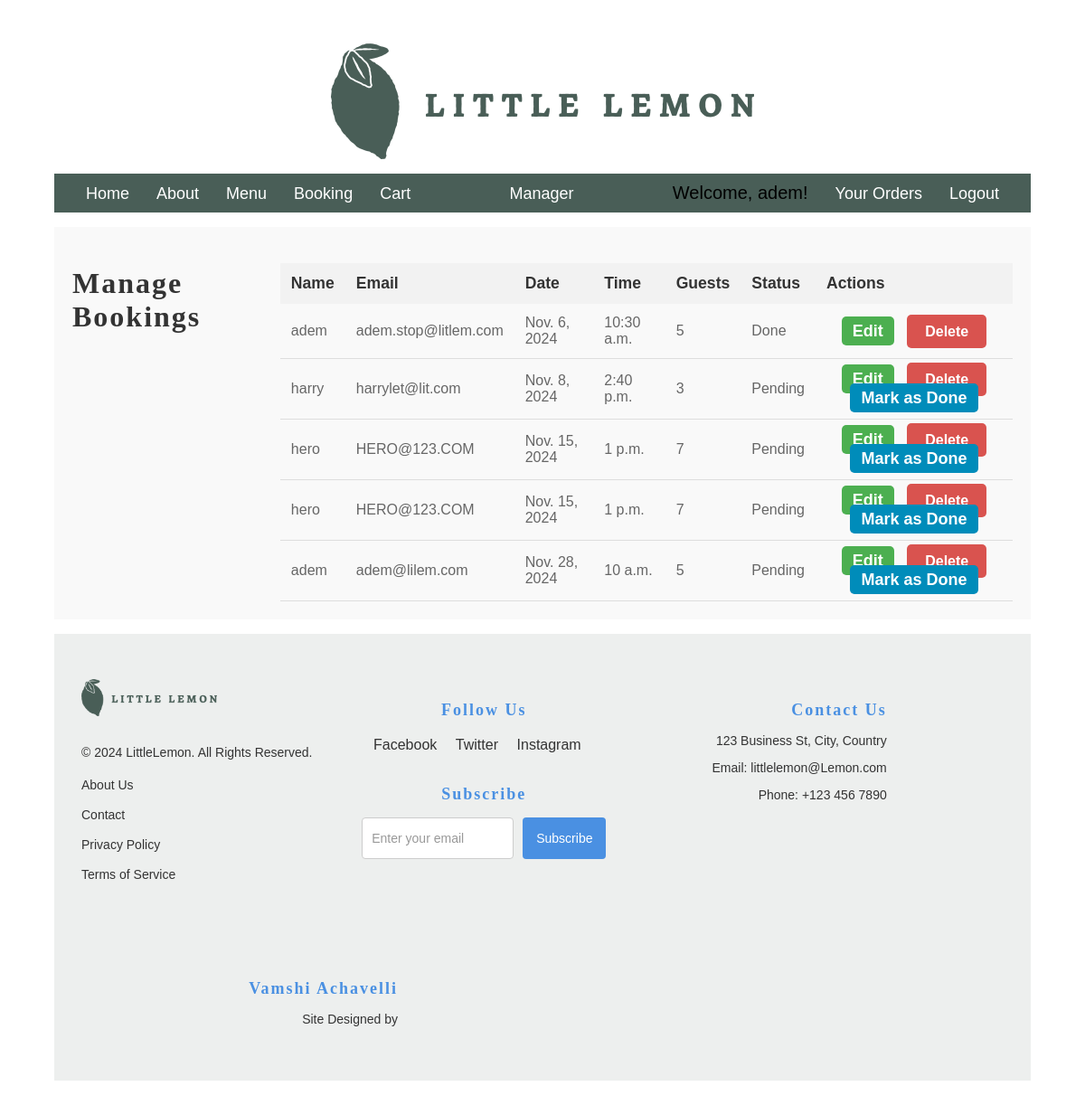
Screenshot of /manage_bookings/ (signed in) with the database file from the repository.
### restaurant/models.py (models this page shows, shortened)
class Booking(models.Model):
    STATUS_CHOICES = [
        ('pending', 'Pending'),
        ('done', 'Done'),
        ('cancelled', 'Cancelled'),
    ]
    name = models.CharField(max_length=100)
    email = models.EmailField(default='placeholder@example.com')  # Placeholder email
    date = models.DateField(default=timezone.now)  # Default to current date
    time = models.TimeField(default=timezone.now)  # Default to current time
    guests = models.PositiveIntegerField(default=2)
    status = models.CharField(max_length=10, choices=STATUS_CHOICES, default='pending')

### restaurant/views.py (the view)
# urls.py: path('manage_bookings/', views.manage_bookings, name='manage_bookings'),
@login_required
@superuser_or_multiple_groups_required(['manager'])
def manage_bookings(request):
    bookings = Booking.objects.all()  # Fetch all bookings
    return render(request, 'manage_bookings.html', {'bookings': bookings})

### restaurant/templatetags/custom_filters.py (called while the page is built)
@register.filter
def is_in_group(user, group_name):
    return user.groups.filter(name=group_name).exists()

### restaurant/views.py (called while the page is built)
def is_superuser_or_groups(user, group_names):
    return user.is_superuser or user.groups.filter(name__in=group_names).exists()

def superuser_or_multiple_groups_required(group_names):
    def decorator(view_func):
        return user_passes_test(lambda u: is_superuser_or_groups(u, group_names))(view_func)
    return decorator

### templates/manage_bookings.html (shortened to what this page needs)
{% extends 'base.html' %}{% load static %}  {% block content %}
<section class="manage-bookings-section">
  <h1 class="manage-bookings-title">Manage Bookings</h1>
  {% if bookings %}
  <table class="booking-table">
    <thead class="booking-table-header">
      <tr>
        <th class="booking-table-header-item">Name</th>
        <th class="booking-table-header-item">Email</th>
        <th class="booking-table-header-item">Date</th>
        <th class="booking-table-header-item">Time</th>
        <th class="booking-table-header-item">Guests</th>
        <th class="booking-table-header-item">Status</th>
        <th class="booking-table-header-item">Actions</th>
      </tr>
    </thead>
    <tbody class="booking-table-body">
      {% for booking in bookings %}
      <tr class="booking-table-row">
        <td class="booking-table-data">{{ booking.name }}</td>
        <td class="booking-table-data">{{ booking.email }}</td>
        <td class="booking-table-data">{{ booking.date }}</td>
        <td class="booking-table-data">{{ booking.time }}</td>
        <td class="booking-table-data">{{ booking.guests }}</td>
        <td class="booking-table-data">{{ booking.get_status_display }}</td>
        <td class="booking-table-actions">
          <a href="{% url 'edit_booking' booking.id %}" class="btn-edit"
            >Edit</a
          >
          <a href="{% url 'delete_booking' booking.id %}" class="btn-delete"
            >Delete</a
          >
          {% if booking.status != 'done' %}
          <a href="{% url 'mark_booking_done' booking.id %}" class="btn-done"
            >Mark as Done</a
          >
          {% endif %}
        </td>
      </tr>
      {% endfor %}
    </tbody>
  </table>
  {% else %}
  <p class="no-bookings-message">No bookings available.</p>
  {% endif %}
</section>
{% endblock %}

### templates/base.html (shortened to what this page needs)
{% load static %}
{% load custom_filters %}
<!DOCTYPE html>
<html lang="en">
  <head>
    <link rel="stylesheet" href="{% static 'css/style.css' %}" />
  </head>
  <body>
    <header>
      <img src="{% static 'img/logo.png' %}" alt="Little Lemon Logo" />
      <nav>
        <div class="nav-container">
          <ul class="nav-left">
            {% if not request.session.manager_view %}
              <li><a href="{% url 'home' %}">Home</a></li>
              <li><a href="{% url 'about' %}">About</a></li>
              <li><a href="{% url 'menu' %}">Menu</a></li>
              <li><a href="{% url 'book_table' %}">Booking</a></li>
              <li><a href="{% url 'cart_detail' %}">Cart</a></li>
            {% endif %}
          </ul>
          <ul class="nav-center">
            {% if user.is_authenticated %}
              {% if user.is_superuser or user|is_in_group:"manager" %}
                {% if not request.session.manager_view %}
                  <li>
                    <a href="{% url 'manager_dashboard' %}" class="manager-link">Manager</a>
                  </li>
                {% endif %}
              {% endif %}
            {% endif %}
          </ul>
          <ul class="nav-right">
            {% if user.is_authenticated %}
              <li>Welcome, {{ user.username }}!</li>
              <li><a href="{% url 'order_history' %}">Your Orders</a></li>
              <li><a href="{% url 'Logout' %}">Logout</a></li>
            {% else %}
              <li><a href="{% url 'Login' %}">Login</a></li>
              <li><a href="{% url 'register' %}">Register</a></li>
            {% endif %}
          </ul>
        </div>
      </nav>
    </header>
    <main>
      {% block content %}{% endblock %}
    </main>
    <footer>
      <div class="footer-container">
        <div class="footer-left">
          <img src="{% static 'img/logo.png' %}" alt="Company Logo">
          <p>&copy; 2024 LittleLemon. All Rights Reserved.</p>
          <ul>
            <li><a href="/about">About Us</a></li>
            <li><a href="/">Contact</a></li>
            <li><a href="/menu/">Privacy Policy</a></li>
            <li><a href="/register">Terms of Service</a></li>
          </ul>
        </div>
        <div class="footer-center">
          <h4>Follow Us</h4>
          <ul class="social-media">
            <li><a href="https://facebook.com" target="_blank">Facebook</a></li>
            <li><a href="https://twitter.com" target="_blank">Twitter</a></li>
            <li><a href="https://instagram.com" target="_blank">Instagram</a></li>
          </ul>
          <h4>Subscribe</h4>
          <form>
            <input type="email" placeholder="Enter your email" />
            <button type="submit">Subscribe</button>
          </form>
        </div>
        <div class="footer-right">
          <h4>Contact Us</h4>
          <p>123 Business St, City, Country</p>
          <p>Email: littlelemon@Lemon.com</p>
          <p>Phone: +123 456 7890</p>
        </div>
      </div>
      <div class="footer-right">
        <h4><a href="https://designagency.com" target="_blank">Vamshi Achavelli</a></h4>
        <p>Site Designed by </p>
      </div>
    </footer>
  </body>
</html>

### rows the page displays
Booking: name "adem", email "adem.stop@litlem.com", date "Nov. 6, 2024", time "10:30 a.m.", guests "5", status "Done"
Booking: name "harry", email "harrylet@lit.com", date "Nov. 8, 2024", time "2:40 p.m.", guests "3", status "Pending", shows "Mark as Done"
Booking: name "hero", email "HERO@123.COM", date "Nov. 15, 2024", time "1 p.m.", guests "7", status "Pending", shows "Mark as Done"
Booking: name "hero", email "HERO@123.COM", date "Nov. 15, 2024", time "1 p.m.", guests "7", status "Pending", shows "Mark as Done"
Booking: name "adem", email "adem@lilem.com", date "Nov. 28, 2024", time "10 a.m.", guests "5", status "Pending", shows "Mark as Done"

### other values shown
{{ user.username }} "adem"
